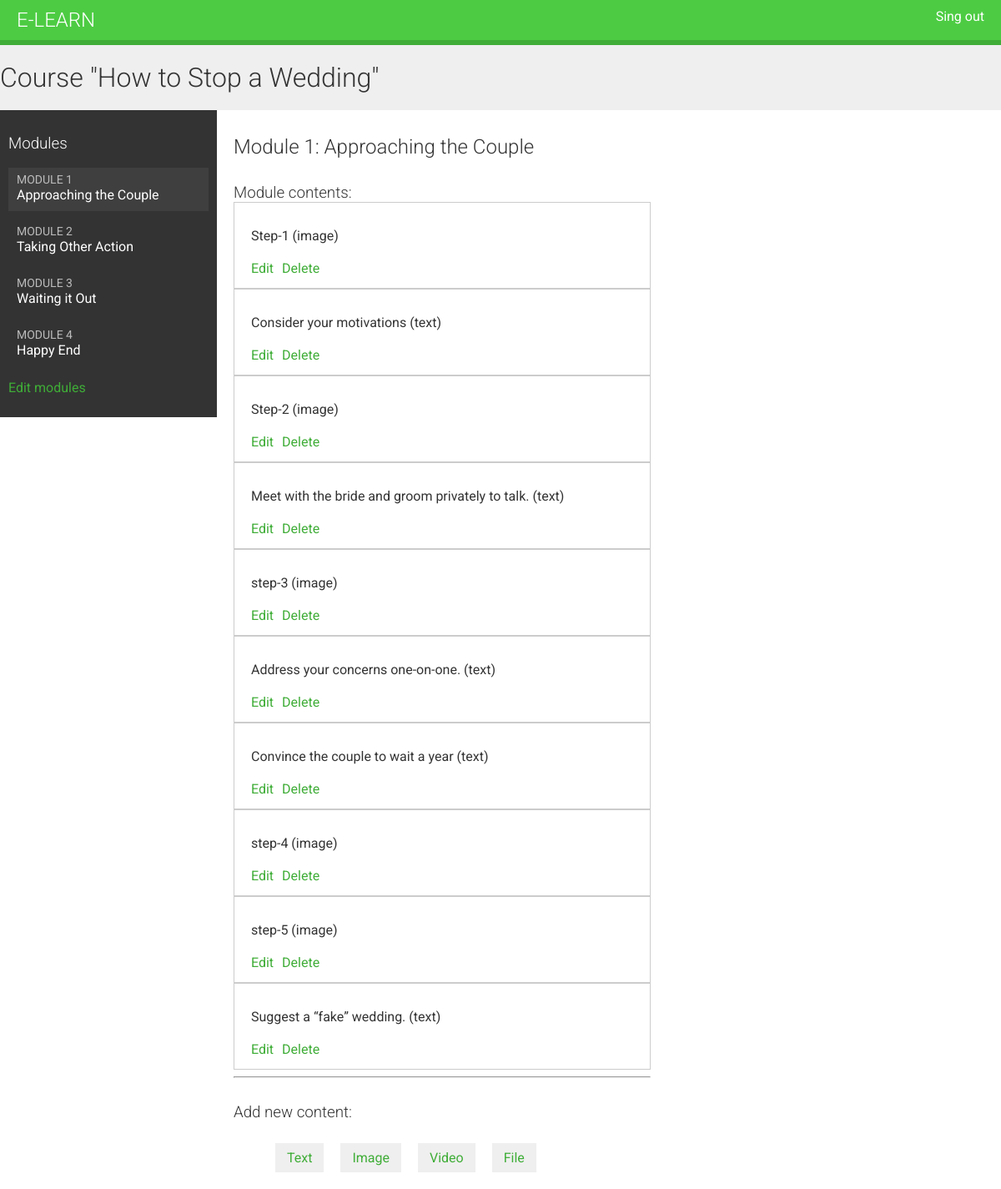
Screenshot of /course/module/7/ (signed in) with the database file from the repository.
### courses/models.py (models this page shows, shortened)
class Course(models.Model):
    owner = models.ForeignKey(User, related_name='courses_created')
    subject = models.ForeignKey(Subject, related_name='courses')
    title = models.CharField(max_length=200)
    slug = models.SlugField(max_length=200, unique=True)
    overview = models.TextField()
    created = models.DateTimeField(auto_now_add=True)
    class Meta:
        ordering = ('-created', )
    students = models.ManyToManyField(User, related_name='courses_joined', blank=True)

class Module(models.Model):
    course = models.ForeignKey(Course, related_name='modules')
    title = models.CharField(max_length=200)
    description = models.TextField(blank=True)
    order = OrderField(blank=True, for_fields=['course'])
    class Meta:
        ordering = ['order']

class Content(models.Model):
    module = models.ForeignKey(Module, related_name='contents')
    content_type = models.ForeignKey(ContentType, limit_choices_to={'model__in': ('text', 'video', 'image', 'file')})
    object_id = models.PositiveIntegerField()
    item = GenericForeignKey('content_type', 'object_id')
    order = OrderField(blank=True, for_fields=['module'])
    class Meta:
        ordering = ['order']

class ItemBase(models.Model):
    owner = models.ForeignKey(User, related_name='%(class)s_related')
    title = models.CharField(max_length=250)
    created = models.DateTimeField(auto_now_add=True)
    updated = models.DateTimeField(auto_now=True)
    class Meta:
        abstract = True
    def __str__(self):
        return self.title

class Image(ItemBase):
    file = models.FileField(upload_to='images')

class Text(ItemBase):
    content = models.TextField()

### courses/views.py (the view)
# urls.py: url(r'^module/(?P<module_id>\d+)/$', views.ModuleContentListView.as_view(), name='module_content_list'),
class ModuleContentListView(TemplateResponseMixin, View):
    template_name = 'courses/manage/module/content_list.html'
    def get(self, request, module_id):
        module = get_object_or_404(Module, id=module_id, course__owner=request.user)
        return self.render_to_response({'module': module})

### courses/templatetags/course.py (called while the page is built)
@register.filter
def model_name(obj):
	try:
		return obj._meta.model_name
	except AttributeError:
		return None

### courses/templates/courses/manage/module/content_list.html (shortened to what this page needs)
{% extends "base.html" %}
{% load course %}
{% block content %}
{% with course=module.course %}
    <h1>Course "{{ course.title }}"</h1>
    <div class="contents">
        <h3>Modules</h3>
        <ul id="modules">
            {% for m in course.modules.all %}
                <li data-id="{{ m.id }}" {% if m == module %} class="selected"{% endif %}>
                    <a href="{% url "module_content_list" m.id %}">
                        <span>
                            Module <span class="order">{{ m.order | add:1 }}</span>
                        </span>
                        <br>
                        {{ m.title }}
                    </a>
                </li>
            {% empty %}
                <li>No modules yet.</li>
            {% endfor %}
        </ul>
        <p><a href="{% url "course_module_update" course.id %}">Edit modules</a></p>
    </div>
    <div class="module">
        <h2>Module {{ module.order|add:1 }}: {{ module.title }}</h2>
        <h3>Module contents:</h3>
        <div id="module-contents">
            {% for content in module.contents.all %}
                    <div data-id="{{ content.id }}">
                        {% with item=content.item %}
                            <p>{{ item }} ({{ item|model_name }})</p>
                            <a href="{% url "module_content_update"  module.id item|model_name item.id%}">Edit</a>
                            <form action="{% url "module_content_delete" content.id %}" method="post">
                                <input type="submit" value="Delete">
                            </form>
                        {% endwith %}
                    </div>
                {% empty %}
                    <p>This module has no contents yet.</p>
                {% endfor %}
                <hr>
                <h3>
                    Add new content:
                </h3>
                <ul class="content-types">
                    <li><a href="{% url "module_content_create" module.id "text" %}">Text</a></li>
                    <li><a href="{% url "module_content_create" module.id "image" %}">Image</a></li>
                    <li><a href="{% url "module_content_create" module.id "video" %}">Video</a></li>
                    <li><a href="{% url "module_content_create" module.id "file" %}">File</a></li>
                </ul>
        </div>
    </div>
{% endwith %}
{% endblock %}

### courses/static/css/base.css (style rules this page uses)
body { margin:0; font-family:'Roboto', sans-serif; font-weight:400; color:#333; }
a { color:#3fad37; text-decoration:none; }
h1, h2, h3, h4, h5, h6 { font-family:'Roboto', sans-serif; font-weight:300; }
h1 { background:#efefef; width:100%; overflow:auto; padding:20px 0 20px; margin:0; }
.module { overflow:auto; }
.module h3 { margin:30px 0 0; padding:0; width:100%; }
.module p { margin:10px 0 20px; width:100%; float:left; }
.contents { width:20%; padding:10px; float:left; background:#333; color: #fff; font-family:'Roboto', sans-serif; }
.contents ul { list-style:none; margin:0; padding:0; }
.contents ul li { margin:0 0 10px 0; padding:4px 10px 10px; overflow:auto; }
.contents ul li.selected { background:#3f3f3f; }
.contents ul span { text-transform:uppercase; color:#bbb; font-size:14px; }
.contents ul a { display:block; color:#fff; text-decoration:none; }
.module { padding:10px 20px; float:left; }
ul.content-types li { list-style:none; float:left; margin:10px; background:#efefef; padding:8px 14px; }
input, select, textarea { border:1px solid #ccc; border-bottom:3px solid #ccc; padding:8px 12px; font-size:16px; font-family:'Roboto', sans-serif; float:left; clear:both; width:300px; }
input[type=submit], a.button { border-radius:5px; background:#4dcc43; color:#fff; font-size:16px; text-transform:uppercase; border:none; padding:10px 20px; margin:20px 0; }
#module-contents div { padding:20px 20px 4px 20px; border:1px solid #ccc; background:#fff; overflow:auto; }
#module-contents a { float:left; }
#module-contents form { margin:0; padding:0; float:left; }
#module-contents input[type="submit"] { width:auto; background:none; color:#3fad37; margin:0 0 10px 10px; padding:0; text-transform:none; }

### rows the page displays
Course: title "How to Stop a Wedding"
Module: order|add "1", title "Approaching the Couple"
Module: order|add "2", title "Taking Other Action"
Module: order|add "3", title "Waiting it Out"
Module: order|add "4", title "Happy End"
Content: item "Step-1", item|model_name "image"
Content: item "Consider your motivations", item|model_name "text"
Content: item "Step-2", item|model_name "image"
Content: item "Meet with the bride and groom privately to talk.", item|model_name "text"
Content: item "step-3", item|model_name "image"
Content: item "Address your concerns one-on-one.", item|model_name "text"
Content: item "Convince the couple to wait a year", item|model_name "text"
Content: item "step-4", item|model_name "image"
Content: item "step-5", item|model_name "image"
Content: item "Suggest a “fake” wedding.", item|model_name "text"
